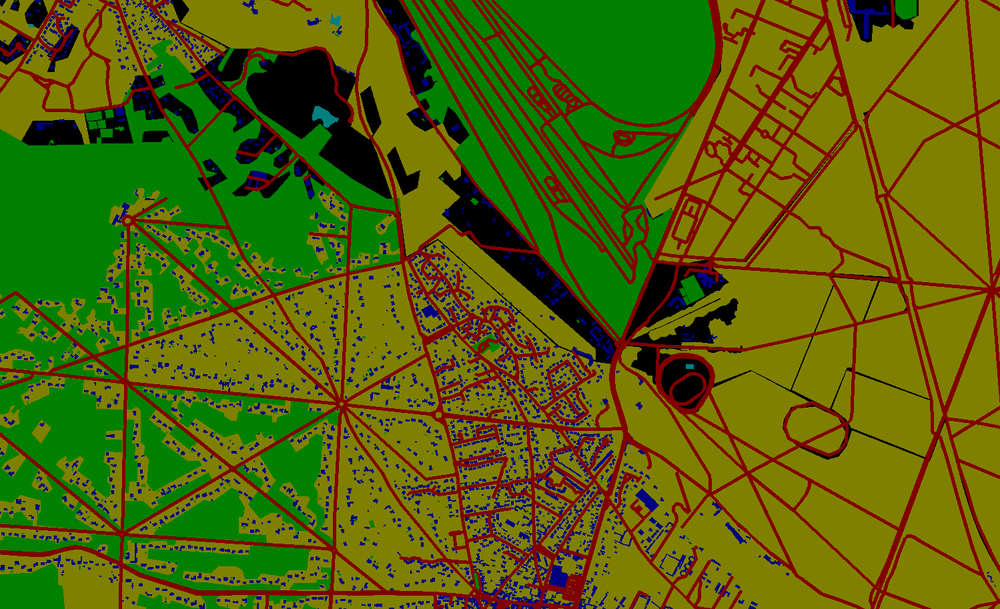
#> input picture test/masks/test.bmp, 1000 x 609 px, shrunk from 1499 x 913 before the run, found by its file name; its folder holds only this picture in this run
$ python delete_black_imgs.py
#> lines starting #> are read from the running program, lines starting #| are printed output that depends on the picture; after the words box and inside, x2 and y2 are one past the last pixel; in counts of white or black regions, pixels touching at a corner belong together
import cv2
import os
from tqdm import tqdm

# Path to the directory with images
folder_path = 'data/Germany'

# Threshold value for black color detection
black_threshold = 30  # Area percentage black

def calculate_black_percentage(image_path):
#> called with image_path = 'data/Germany/masks/test.bmp'
    image = cv2.imread(image_path)
#> image is the input picture: shape (609, 1000, 3); mean B, G, R 5.8, 97.9, 84.3
    if image is None:
        return 0  # Image failed to load

    gray_image = cv2.cvtColor(image, cv2.COLOR_BGR2GRAY)
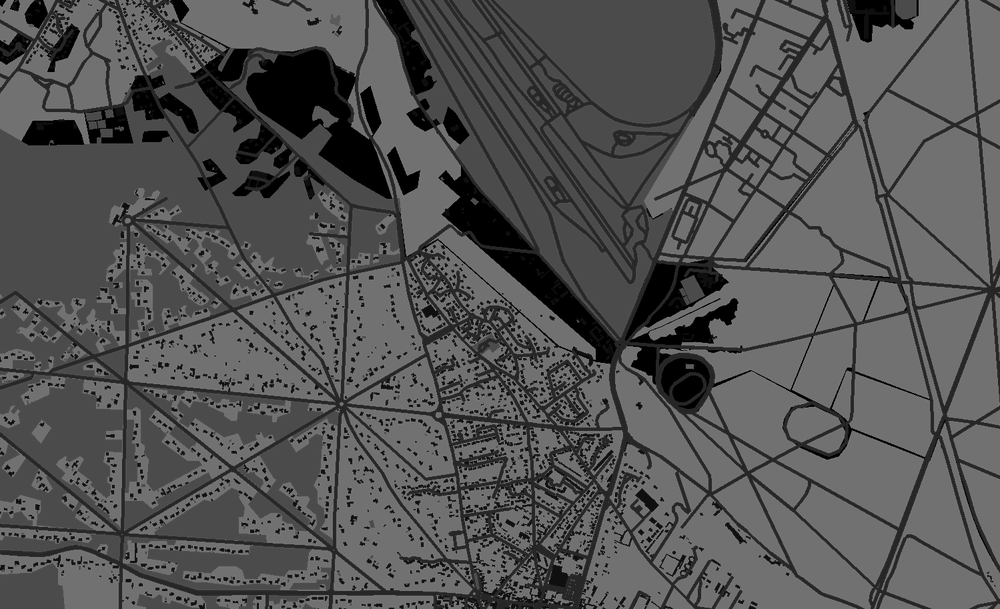
#> gray_image: shape (609, 1000); min 0, max 147, mean 83.2

    # Calculating the Black color Threshold
    _, black_and_white_image = cv2.threshold(gray_image, 0, 255, cv2.THRESH_BINARY)
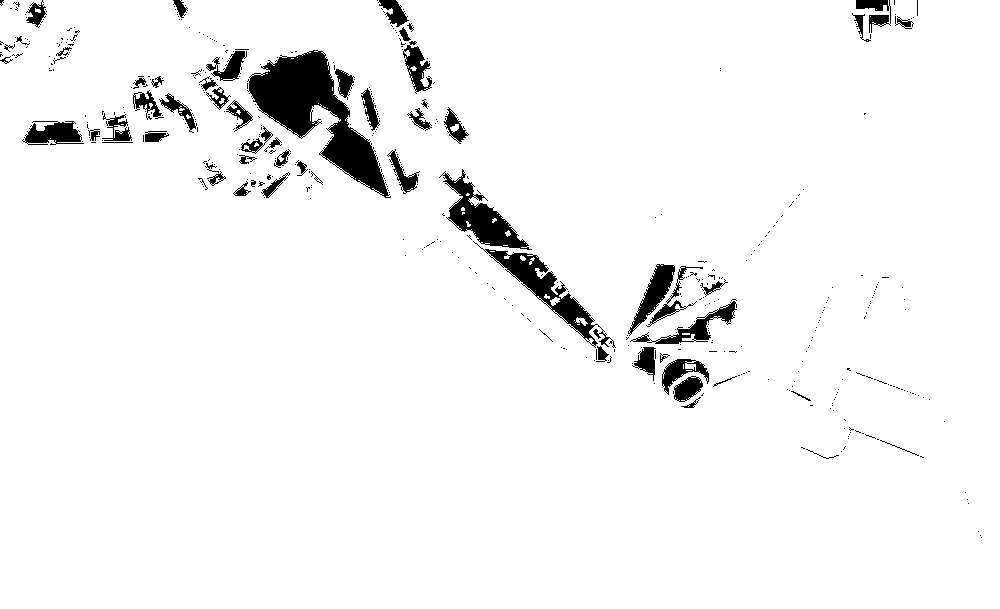
#> black_and_white_image: shape (609, 1000); 95.6% white; 475 black regions (414 under 20 px), largest, box (x1, y1, x2, y2) and area: (247, 50, 391, 198) 7547, (473, 241, 616, 348) 2655, (439, 169, 532, 250) 2407

    # Calculating percent black
    total_pixels = black_and_white_image.size
#> total_pixels = 609000
    white_pixels = cv2.countNonZero(black_and_white_image)
#> white_pixels = 582206
    percentage_black = 100 - (white_pixels / total_pixels) * 100
#> percentage_black = 4.4

    return percentage_black

def run(folder_path, black_threshold):
    masks_path = f'{folder_path}/masks'
    sources_path = f'{folder_path}/sources'
    html_path = f'{folder_path}/html'
    download_path = f'{folder_path}/download'
    geojson_path = f'{folder_path}/geojson'
    json_path = f'{folder_path}/jsons'

    # Go through all the files in the directory and delete those with more than {black_threshold}% black
    deleted_list = []
    files = os.listdir(masks_path)
    for filename, _ in zip(files, tqdm(range(len(files)))):
        name = os.path.splitext(filename)[0]
        image_path = os.path.join(masks_path, filename)

        if os.path.isfile(image_path) and image_path.lower().endswith(('.png', '.jpg', '.jpeg', '.bmp')):
            black_percentage = calculate_black_percentage(image_path)
#> black_percentage = 4.4

            if black_percentage > black_threshold:
                os.remove(image_path)
                deleted_list.append(filename)

                source_file = f'{sources_path}/{filename}'
                if os.path.exists(source_file):
                    os.remove(source_file)
                json_file = f'{json_path}/{name}.json'
                if os.path.exists(json_file):
                    os.remove(json_file)
                geojson_file = f'{geojson_path}/{name}.geojson'
                if os.path.exists(geojson_file):
                    os.remove(geojson_file)
                html_file = f'{html_path}/{name}_op0.2.html'
                if os.path.exists(html_file):
                    os.remove(html_file)
                download_file = f'{sources_path}/{filename}'
                if os.path.exists(download_file):
                    os.remove(download_file)

    print(f'{len(deleted_list)} images have been deleted:')
    print(deleted_list)

if __name__ == '__main__':
    run(folder_path, black_threshold)
